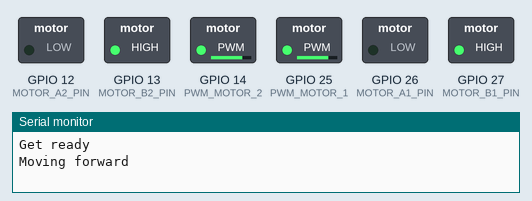
Simulated run of this sketch. Board: ESP32. On the bench: switched loads named in the sketch (green lamp = pin HIGH), the last lines printed to the serial monitor.

Above: at 2.05 s.
At 3.95 s:
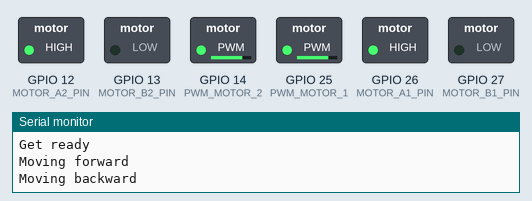
At 4.95 s:
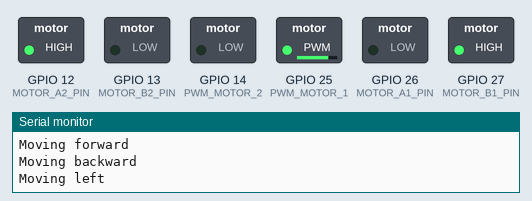
At 5.95 s:
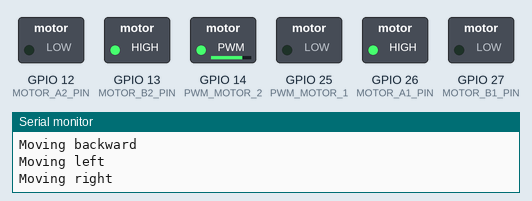
Timing chart, 0 to 7.2 s (numbered marks = the images above):
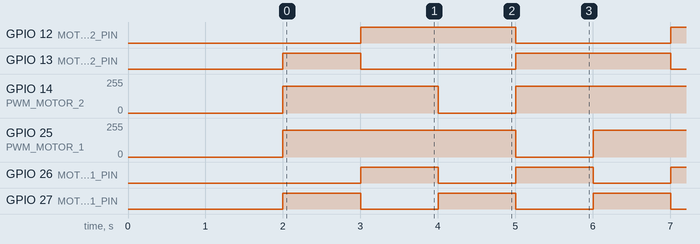

The sketch:

car_drive.ino
```cpp
/*

*/
//MOTOR 1 (right motor)
const uint8_t  MOTOR_A1_PIN = 26;  //Driver Board IN1
const uint8_t  MOTOR_B1_PIN = 27;  //Driver Board IN2
const uint8_t  PWM_MOTOR_1 = 25;   //Driver Board PWM
//MOTOR 2 (left motor)
const uint8_t  MOTOR_A2_PIN = 12;  //Driver Board IN1
const uint8_t  MOTOR_B2_PIN = 13;  //Driver Board IN2
const uint8_t  PWM_MOTOR_2 = 14;   //Driver Board PWM

const uint8_t  channel_L = 0;
const uint8_t  channel_R = 1;

void setup(){
  Serial.begin(115200);
  pin_def();
  stop();
  Serial.println("Get ready");
  delay(2000);

}

void pin_def(){
  const int freq = 5000;
  const int res = 8;

  pinMode(MOTOR_A1_PIN, OUTPUT);
  pinMode(MOTOR_B1_PIN, OUTPUT);
  pinMode(PWM_MOTOR_1, OUTPUT);
  pinMode(MOTOR_A2_PIN, OUTPUT);
  pinMode(MOTOR_B2_PIN, OUTPUT);
  pinMode(PWM_MOTOR_2, OUTPUT);

  ledcSetup(channel_R, freq, res);
  ledcSetup(channel_L, freq, res);
  ledcAttachPin(PWM_MOTOR_1, channel_R);
  ledcAttachPin(PWM_MOTOR_2, channel_L);
}

void loop(){
  move_forward();
  delay(1000);

  move_backward();
  delay(1000);

  move_left();
  delay(1000);

  move_right();
  delay(1000);

}

void move_forward(){
  Serial.println("Moving forward");
  digitalWrite(MOTOR_A1_PIN, LOW);
  digitalWrite(MOTOR_B1_PIN, HIGH);
  //analogWrite(PWM_MOTOR_1, velocity_set_right);
  ledcWrite(channel_R, 200);

  digitalWrite(MOTOR_A2_PIN, LOW);
  digitalWrite(MOTOR_B2_PIN, HIGH);
  //analogWrite(PWM_MOTOR_2, velocity_set_right);
  ledcWrite(channel_L, 200);
}

void move_backward(){
  Serial.println("Moving backward");
  digitalWrite(MOTOR_A1_PIN, HIGH);
  digitalWrite(MOTOR_B1_PIN, LOW);
  //analogWrite(PWM_MOTOR_1, velocity_set_right);
  ledcWrite(channel_R, 200);

  digitalWrite(MOTOR_A2_PIN, HIGH);
  digitalWrite(MOTOR_B2_PIN, LOW);
  //analogWrite(PWM_MOTOR_2, velocity_set_right);
  ledcWrite(channel_L, 200);
}

void move_left(){
  Serial.println("Moving left");
  digitalWrite(MOTOR_A1_PIN, LOW);
  digitalWrite(MOTOR_B1_PIN, HIGH);
  //analogWrite(PWM_MOTOR_1, velocity_set_right);
  ledcWrite(channel_R, 200);

  digitalWrite(MOTOR_A2_PIN, HIGH);
  digitalWrite(MOTOR_B2_PIN, LOW);
  //analogWrite(PWM_MOTOR_2, velocity_set_right);
  ledcWrite(channel_L, 0);
}

void move_right(){
  Serial.println("Moving right");
  digitalWrite(MOTOR_A1_PIN, HIGH);
  digitalWrite(MOTOR_B1_PIN, LOW);
  //analogWrite(PWM_MOTOR_1, velocity_set_right);
  ledcWrite(channel_R, 0);

  digitalWrite(MOTOR_A2_PIN, LOW);
  digitalWrite(MOTOR_B2_PIN, HIGH);
  //analogWrite(PWM_MOTOR_2, velocity_set_right);
  ledcWrite(channel_L, 200);
}

void stop(){
  digitalWrite(MOTOR_A1_PIN, LOW);
  digitalWrite(MOTOR_B1_PIN, LOW);
  //analogWrite(PWM_MOTOR_1, velocity_set_right);

  digitalWrite(MOTOR_A2_PIN, LOW);
  digitalWrite(MOTOR_B2_PIN, LOW);
  //analogWrite(PWM_MOTOR_2, velocity_set_right);

}
```

Measured:
- by itself, GPIO 12 (MOTOR_A2_PIN): alternates HIGH for 2.0 s and LOW for 2.0 s
- by itself, GPIO 13 (MOTOR_B2_PIN): repeats every 4.0 s: LOW 2.0 s, HIGH 2.0 s
- by itself, GPIO 14 (PWM_MOTOR_2): repeats every 4.0 s: 0/255 1.0 s, 199/255 3.0 s
- by itself, GPIO 25 (PWM_MOTOR_1): alternates 199/255 for 3.0 s and 0/255 for 1.0 s
- by itself, GPIO 26 (MOTOR_A1_PIN), GPIO 27 (MOTOR_B1_PIN): alternates HIGH for 1.0 s and LOW for 1.0 s
